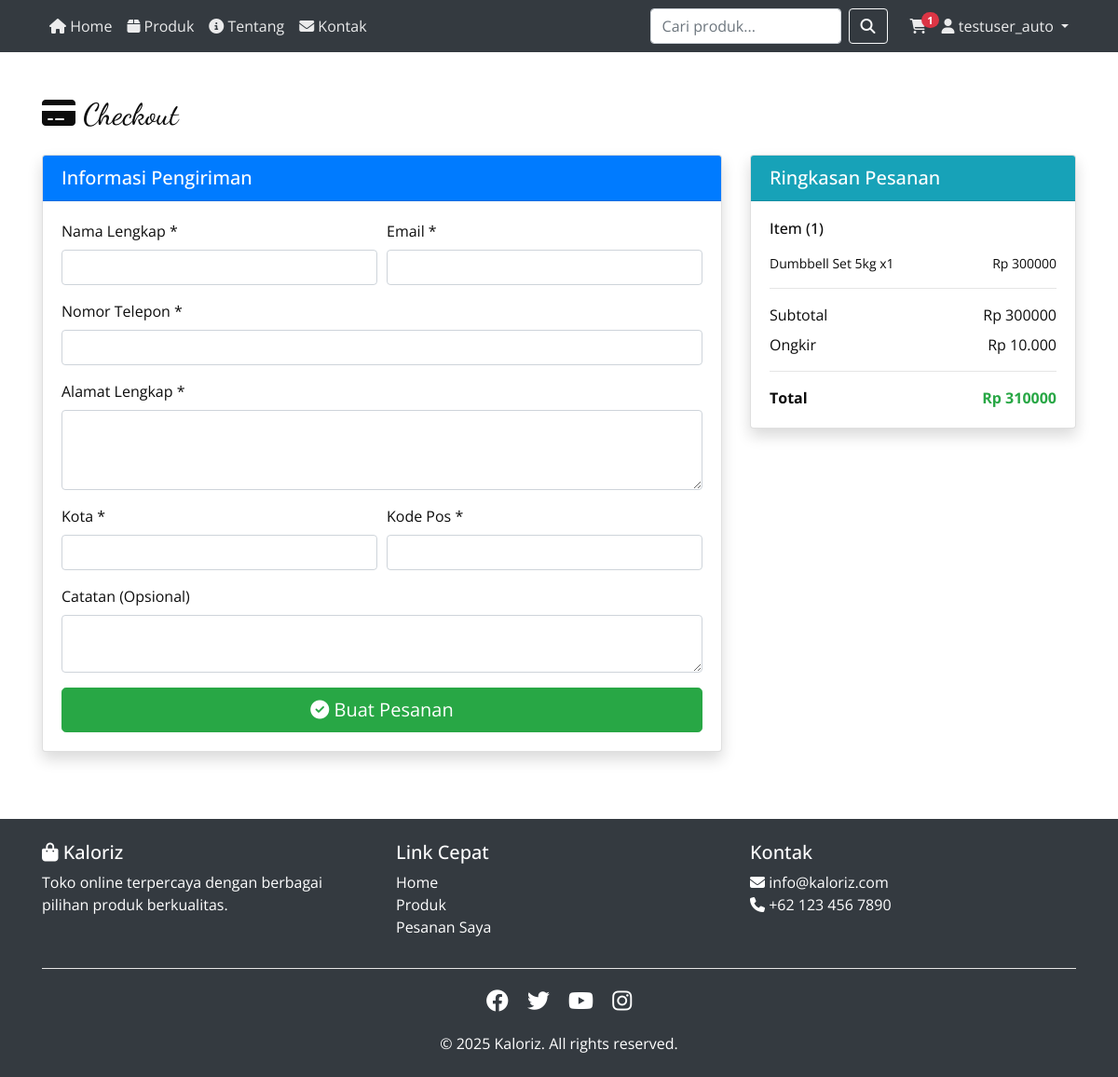
Screenshot of /checkout/ (signed in) with the database file from the repository.
### core/models.py (models this page shows, shortened)
class Cart(models.Model):
    user = models.ForeignKey(User, on_delete=models.CASCADE, related_name='carts', verbose_name="Pengguna")
    created_at = models.DateTimeField(auto_now_add=True)
    updated_at = models.DateTimeField(auto_now=True)
    class Meta:
        verbose_name = "Keranjang"
        verbose_name_plural = "Keranjang"
    def get_total(self):
        return sum(item.get_subtotal() for item in self.items.all())
    def get_total_items(self):
        return sum(item.quantity for item in self.items.all())

class CartItem(models.Model):
    cart = models.ForeignKey(Cart, on_delete=models.CASCADE, related_name='items', verbose_name="Keranjang")
    product = models.ForeignKey(Product, on_delete=models.CASCADE, verbose_name="Produk")
    quantity = models.PositiveIntegerField(default=1, verbose_name="Jumlah")
    added_at = models.DateTimeField(auto_now_add=True)
    class Meta:
        verbose_name = "Item Keranjang"
        verbose_name_plural = "Item Keranjang"
        unique_together = ['cart', 'product']
    def get_subtotal(self):
        return self.product.get_display_price() * self.quantity

### catalog/models.py (models this page shows, shortened)
class Product(models.Model):
    category = models.ForeignKey(Category, on_delete=models.CASCADE, related_name='products', verbose_name="Kategori")
    name = models.CharField(max_length=200, verbose_name="Nama Produk")
    slug = models.SlugField(max_length=200, unique=True, blank=True)
    description = models.TextField(verbose_name="Deskripsi")
    price = models.DecimalField(max_digits=10, decimal_places=2, verbose_name="Harga")
    discount_price = models.DecimalField(max_digits=10, decimal_places=2, null=True, blank=True, verbose_name="Harga Diskon")
    image = models.ImageField(upload_to='products/', blank=True, null=True, verbose_name="Gambar")
    stock = models.PositiveIntegerField(default=0, verbose_name="Stok")
    available = models.BooleanField(default=True, verbose_name="Tersedia")
    created_at = models.DateTimeField(auto_now_add=True)
    updated_at = models.DateTimeField(auto_now=True)
    class Meta:
        verbose_name = "Produk"
        verbose_name_plural = "Produk"
        ordering = ['-created_at']
        indexes = [
            models.Index(fields=['slug']),
            models.Index(fields=['-created_at']),
        ]
    def get_display_price(self):
        return self.discount_price if self.discount_price else self.price

### core/views.py (the view)
# urls.py: path('checkout/', views.checkout, name='checkout'),
@login_required
def checkout(request):
    cart = get_object_or_404(Cart, user=request.user)
    if not cart.items.exists():
        messages.error(request, 'Keranjang Anda kosong.')
        return redirect('core:cart')
    try:
        profile = request.user.profile
    except UserProfile.DoesNotExist:
        profile = None
    context = {
        'cart': cart,
        'profile': profile,
    }
    return render(request, 'core/checkout.html', context)

### core/context_processors.py (called while the page is built)
def cart_context(request):
    cart_count = 0
    if request.user.is_authenticated:
        try:
            cart = Cart.objects.get(user=request.user)
            cart_count = cart.items.count()
        except Cart.DoesNotExist:
            cart_count = 0
    return {
        'cart_count': cart_count
    }

### templates/core/checkout.html (shortened to what this page needs)
{% extends 'base.html' %}
{% block content %}
<div class="container my-5">
  <h2 class="mb-4"><i class="fas fa-credit-card"></i> Checkout</h2>
  <div class="row">
    <div class="col-md-8">
      <div class="card shadow mb-4">
        <div class="card-header bg-primary text-white">
          <h5 class="mb-0">Informasi Pengiriman</h5>
        </div>
        <div class="card-body">
          <form method="post" action="{% url 'core:place_order' %}">
            <div class="form-row">
              <div class="form-group col-md-6">
                <label for="full_name">Nama Lengkap *</label>
                <input type="text" class="form-control" id="full_name" name="full_name"
                       value="{% if profile %}{{ user.get_full_name }}{% endif %}" required>
              </div>
              <div class="form-group col-md-6">
                <label for="email">Email *</label>
                <input type="email" class="form-control" id="email" name="email"
                       value="{{ user.email }}" required>
              </div>
            </div>
            <div class="form-group">
              <label for="phone">Nomor Telepon *</label>
              <input type="tel" class="form-control" id="phone" name="phone"
                     value="{% if profile %}{{ profile.phone }}{% endif %}" required>
            </div>
            <div class="form-group">
              <label for="address">Alamat Lengkap *</label>
              <textarea class="form-control" id="address" name="address" rows="3" required>{% if profile %}{{ profile.address }}{% endif %}</textarea>
            </div>
            <div class="form-row">
              <div class="form-group col-md-6">
                <label for="city">Kota *</label>
                <input type="text" class="form-control" id="city" name="city"
                       value="{% if profile %}{{ profile.city }}{% endif %}" required>
              </div>
              <div class="form-group col-md-6">
                <label for="postal_code">Kode Pos *</label>
                <input type="text" class="form-control" id="postal_code" name="postal_code"
                       value="{% if profile %}{{ profile.postal_code }}{% endif %}" required>
              </div>
            </div>
            <div class="form-group">
              <label for="notes">Catatan (Opsional)</label>
              <textarea class="form-control" id="notes" name="notes" rows="2"></textarea>
            </div>
            <button type="submit" class="btn btn-success btn-lg btn-block">
              <i class="fas fa-check-circle"></i> Buat Pesanan
            </button>
          </form>
        </div>
      </div>
    </div>
    <div class="col-md-4">
      <div class="card shadow">
        <div class="card-header bg-info text-white">
          <h5 class="mb-0">Ringkasan Pesanan</h5>
        </div>
        <div class="card-body">
          <h6 class="mb-3">Item ({{ cart.get_total_items }})</h6>
          {% for item in cart.items.all %}
          <div class="d-flex justify-content-between mb-2">
            <small>{{ item.product.name }} x{{ item.quantity }}</small>
            <small>Rp {{ item.get_subtotal|floatformat:0 }}</small>
          </div>
          {% endfor %}
          <hr>
          <div class="d-flex justify-content-between mb-2">
            <span>Subtotal</span>
            <span>Rp {{ cart.get_total|floatformat:0 }}</span>
          </div>
          <div class="d-flex justify-content-between mb-2">
            <span>Ongkir</span>
            <span>Rp 10.000</span>
          </div>
          <hr>
          <div class="d-flex justify-content-between">
            <strong>Total</strong>
            <strong class="text-success">Rp {{ cart.get_total|add:"10000"|floatformat:0 }}</strong>
          </div>
        </div>
      </div>
    </div>
  </div>
</div>
{% endblock %}

### templates/base.html (shortened to what this page needs)
{% load static %}
<!DOCTYPE html>
<html lang="id">
<head>
  <link rel="stylesheet" href="https://cdn.jsdelivr.net/npm/bootstrap@4.6.2/dist/css/bootstrap.min.css">
  <link rel="stylesheet" href="https://cdnjs.cloudflare.com/ajax/libs/font-awesome/6.4.0/css/all.min.css">
  <link href="{% static 'css/style.css' %}" rel="stylesheet" />
</head>
<body>
  <nav class="navbar navbar-expand-lg navbar-dark bg-dark" style="position: sticky; top: 0; z-index: 1000;">
    <div class="container">
      <div class="collapse navbar-collapse" id="navbarNav">
        <ul class="navbar-nav mr-auto">
          <li class="nav-item">
            <a class="nav-link" href="{% url 'catalog:home' %}"><i class="fas fa-home"></i> Home</a>
          </li>
          <li class="nav-item">
            <a class="nav-link" href="{% url 'catalog:product_list' %}"><i class="fas fa-box"></i> Produk</a>
          </li>
          <li class="nav-item">
            <a class="nav-link" href="{% url 'catalog:about' %}"><i class="fas fa-info-circle"></i> Tentang</a>
          </li>
          <li class="nav-item">
            <a class="nav-link" href="{% url 'catalog:contact' %}"><i class="fas fa-envelope"></i> Kontak</a>
          </li>
        </ul>
        <form class="form-inline my-2 my-lg-0 mr-3" action="{% url 'catalog:search' %}" method="get">
          <input class="form-control mr-2" type="search" name="q" placeholder="Cari produk..." aria-label="Search">
          <button class="btn btn-outline-light" type="submit"><i class="fas fa-search"></i></button>
        </form>
        <ul class="navbar-nav">
          {% if user.is_authenticated %}
            <li class="nav-item">
              <a class="nav-link position-relative" href="{% url 'core:cart' %}">
                <i class="fas fa-shopping-cart"></i>
                {% if cart_count > 0 %}
                <span class="badge badge-danger position-absolute" style="top: 5px; right: -5px; border-radius: 50%; padding: 3px 6px; font-size: 0.7rem; min-width: 18px;">{{ cart_count }}</span>
                {% endif %}
              </a>
            </li>
            <li class="nav-item dropdown">
              <a class="nav-link dropdown-toggle" href="#" id="navbarDropdown" role="button" data-toggle="dropdown">
                <i class="fas fa-user"></i> {{ user.username }}
              </a>
            </li>
          {% endif %}
        </ul>
      </div>
    </div>
  </nav>
  <main>
    {% block content %}{% endblock %}
  </main>
  <footer class="bg-dark text-white mt-5 py-4">
    <div class="container">
      <div class="row">
        <div class="col-md-4">
          <h5><i class="fas fa-shopping-bag"></i> Kaloriz</h5>
          <p>Toko online terpercaya dengan berbagai pilihan produk berkualitas.</p>
        </div>
        <div class="col-md-4">
          <h5>Link Cepat</h5>
          <ul class="list-unstyled">
            <li><a href="{% url 'catalog:home' %}" class="text-white">Home</a></li>
            <li><a href="{% url 'catalog:product_list' %}" class="text-white">Produk</a></li>
            {% if user.is_authenticated %}
              <li><a href="{% url 'core:order_list' %}" class="text-white">Pesanan Saya</a></li>
            {% endif %}
          </ul>
        </div>
        <div class="col-md-4">
          <h5>Kontak</h5>
          <p>
            <i class="fas fa-envelope"></i> info@kaloriz.com<br>
            <i class="fas fa-phone"></i> +62 123 456 7890
          </p>
        </div>
      </div>
      <hr class="bg-white">
      <div class="text-center">
        <div class="social-icons mb-3">
          <a href="#" class="text-white mx-2" style="font-size: 1.5rem;" title="Facebook">
            <i class="fab fa-facebook"></i>
          </a>
          <a href="#" class="text-white mx-2" style="font-size: 1.5rem;" title="Twitter">
            <i class="fab fa-twitter"></i>
          </a>
          <a href="#" class="text-white mx-2" style="font-size: 1.5rem;" title="YouTube">
            <i class="fab fa-youtube"></i>
          </a>
          <a href="#" class="text-white mx-2" style="font-size: 1.5rem;" title="Instagram">
            <i class="fab fa-instagram"></i>
          </a>
        </div>
        <p class="mb-0">&copy; 2025 Kaloriz. All rights reserved.</p>
      </div>
    </div>
  </footer>
</body>
</html>

### static/css/style.css (style rules this page uses)
body { font-family: "Open Sans", sans-serif; color: #0c0c0c; background-color: #ffffff; overflow-x: hidden; }
h1, h2 { font-family: 'Dancing Script', cursive; }
a, a:hover, a:focus { text-decoration: none; }
.btn, .btn:focus { outline: none !important; -webkit-box-shadow: none; box-shadow: none; }
.card { transition: all 0.3s ease; }
.navbar-dark .navbar-nav .nav-link { color: rgba(255, 255, 255, 0.9); transition: color 0.3s ease; }
.btn { transition: all 0.3s ease; }
footer a { transition: color 0.3s ease; }

### templates/base.html (style rules this page uses)
.social-icons a { transition: transform 0.3s ease, color 0.3s ease; display: inline-block; }

### rows the page displays
Cart: get_total_items "1", get_total "300000", get_total|add "310000"
CartItem: product.name "Dumbbell Set 5kg", quantity "1", get_subtotal "300000"

### other values shown
{{ cart_count }} "1"
{{ user.username }} "testuser_auto"
